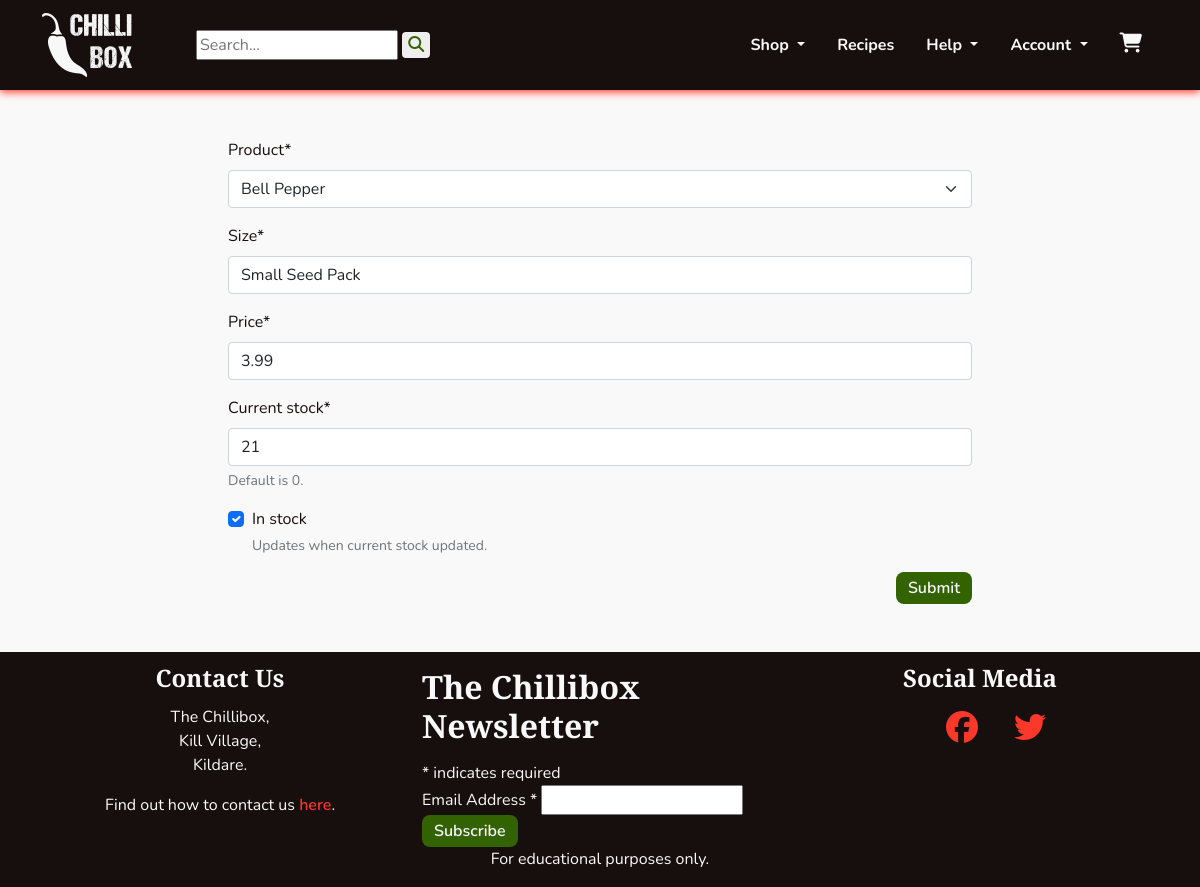
The app's page /management/edit_variant/9 (signed in), older data.
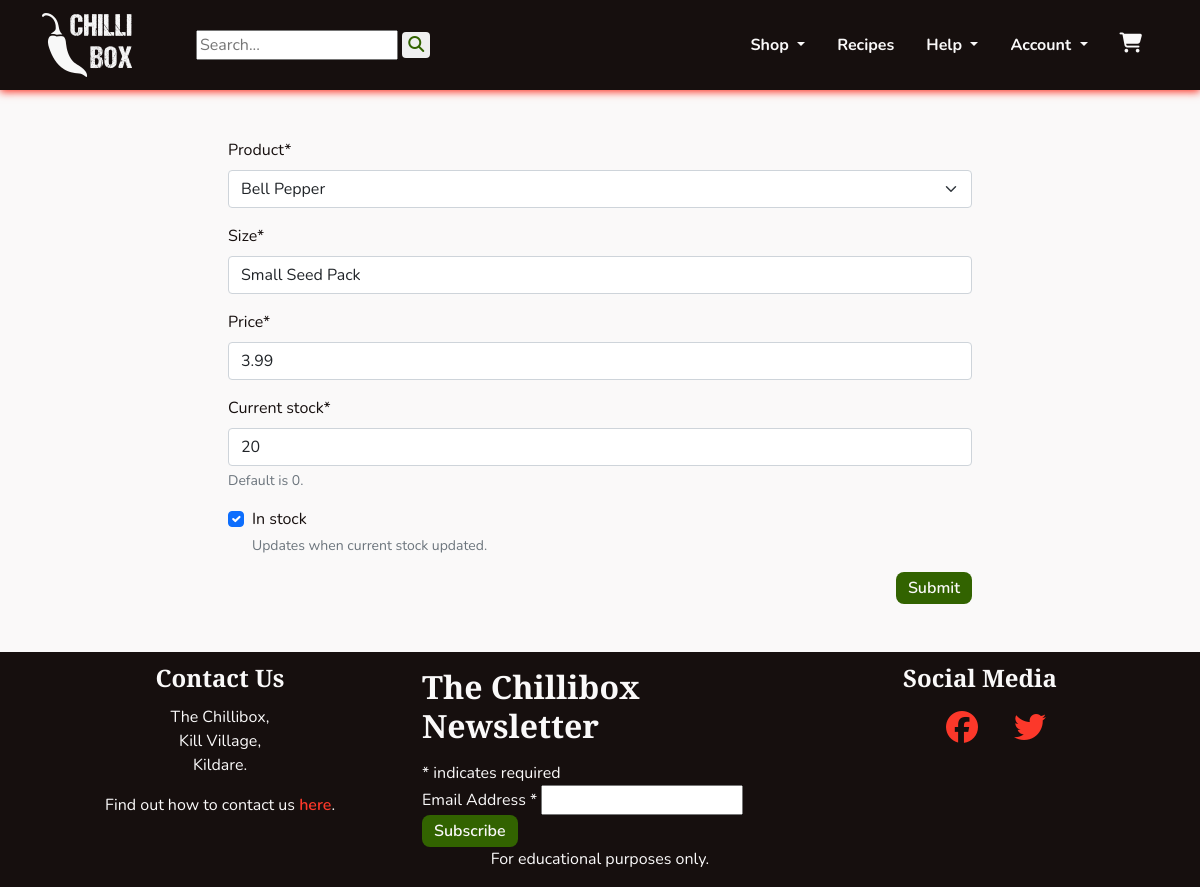
The same page, newer data.
### products/models.py (models this page shows, shortened)
class Variant(models.Model):
    product = models.ForeignKey(Product, on_delete=models.CASCADE,
                                related_name='variants')
    size = models.CharField(max_length=80)
    price = models.DecimalField(max_digits=5, decimal_places=2)
    current_stock = models.PositiveIntegerField(default=0,
                                                help_text='Default is 0.')
    in_stock = models.BooleanField(default=False,
                                   help_text='Updates when current stock \
                                   updated.')
    class Meta:
        verbose_name_plural = 'Variants'

### management/views.py (the view)
# urls.py: path('edit_variant/<pk>', views.EditVariant.as_view(),
class EditVariant(StaffRequiredMixin, SuccessMessageMixin, UpdateView):
    model = Variant
    fields = '__all__'
    template_name = 'management/dashboard_form.html'
    success_url = '/management/'
    success_message = '%(size)s was updated'

### management/mixins.py (called while the page is built)
    def test_func(self):
        return self.request.user.is_staff

### products/models.py (called while the page is built)
    def __str__(self):
        return self.name

### management/templates/management/dashboard_form.html (shortened to what this page needs)
{% extends 'base.html' %}
{% load crispy_forms_tags %}
{% load cloudinary %}
{% block content %}
<section class="container-md mt-5">
    <div class="col-md-8 mx-auto">
        <form enctype="multipart/form-data" method="POST">
            {{ form|crispy}}
            <button class="chilli-btn chilli-go float-end" type="submit">Submit</button>
        </form>
    </div>
</section>
{% endblock %}

### templates/base.html (shortened to what this page needs)
{% load static %}
<!DOCTYPE html>
<html lang="en">
    <head>
        <link href="https://cdn.jsdelivr.net/npm/bootstrap@5.1.3/dist/css/bootstrap.min.css" rel="stylesheet">
        <link href="//cdn-images.mailchimp.com/embedcode/classic-071822.css" rel="stylesheet" type="text/css">
        <link rel="stylesheet" href="{% static 'css/style.css' %}">
    </head>
    <body class="d-flex flex-column h-100">
        {% include 'includes/header.html' %}
        <main class="container-fluid mb-5">
            {% block content %}
            {% endblock content %}
        </main>
        {% include 'includes/footer.html' %}
    </body>
</html>

### templates/includes/header.html (shortened to what this page needs)
{% load static %}
<header>
    <nav id="navbar" class="navbar navbar-expand-lg">
        <div class="container-sm d-flex justify-content-between">
            <a class="navbar-brand" href="{% url 'home:index' %}" aria-label="Go to home page"><img width="90"
                    height="64" src="{% static 'images/chilli-logo-white.png' %}" alt="The Chillibox Logo"></a>
            <form class="ms-md-5" action="{% url 'products:search_results' %}" method="GET">
                <input name="q" type="text" placeholder="Search...">
                <button type="submit" class="chilli-link rounded"><i class="fa-solid fa-magnifying-glass"></i></button>
            </form>
            <div class="collapse navbar-collapse" id="navbarSupportedContent">
                <ul class="navbar-nav ms-auto mb-2 mb-lg-0">
                    <li class="nav-item dropdown">
                        <a class="navbar-links dropdown-toggle" href="#" role="button" data-bs-toggle="dropdown"
                            aria-expanded="false">
                            Shop
                        </a>
                    </li>
                    <li class="nav-item">
                        <a class="navbar-links" href="{% url 'recipes:recipes_list' %}">Recipes</a>
                    </li>
                    <li class="nav-item dropdown">
                        <a class="navbar-links dropdown-toggle" href="#" role="button" data-bs-toggle="dropdown"
                            aria-expanded="false">
                            Help
                        </a>
                    </li>
                    <li class="nav-item dropdown">
                        <a class="navbar-links dropdown-toggle" href="#" role="button" data-bs-toggle="dropdown"
                            aria-expanded="false">
                            Account
                        </a>
                    </li>
                </ul>
                <a class="navbar-links" data-bs-toggle="offcanvas" href="#theCart" role="button"
                    aria-controls="offcanvasExample">
                    <i class="fa-solid fa-cart-shopping big">
                    </i>
                </a>
            </div>
        </div>
    </nav>
</header>

### cart/templates/cart/cart_canvas.html (shortened to what this page needs)
{% load static %}

### templates/includes/footer.html (shortened to what this page needs)
<footer class="footer mt-auto">
    <div class="container-md">
        <div class="row">
            <div class="col-md-4 text-center">
                <h2 class="footer-headings">Contact Us</h2>
                <p>
                    The Chillibox,<br>
                    Kill Village,<br>
                    Kildare.
                </p>
                <p>
                    Find out how to contact us <a class="chilli-link-alt" href="{% url 'home:contact' %}">here</a>.
                </p>
            </div>
            <div class="col-md-4">
                <link href="//cdn-images.mailchimp.com/embedcode/classic-071822.css" rel="stylesheet" type="text/css">
                <div id="mc_embed_signup">
                    <form
                        action="https://gmail.us18.list-manage.com/subscribe/post?u=a555a78c1c0e0713634b8751c&amp;id=1946d67f26&amp;f_id=007527e7f0"
                        method="post" id="mc-embedded-subscribe-form" name="mc-embedded-subscribe-form" class="validate"
                        target="_blank" novalidate>
                        <div id="mc_embed_signup_scroll">
                            <h2>The Chillibox Newsletter</h2>
                            <div class="indicates-required"><span class="asterisk">*</span> indicates required</div>
                            <div class="mc-field-group">
                                <label for="mce-EMAIL">Email Address <span class="asterisk">*</span>
                                </label>
                                <input type="email" value="" name="EMAIL" class="required email" id="mce-EMAIL"
                                    required>
                            </div>
                            <div class="optionalParent">
                                <div>
                                    <input type="submit" value="Subscribe" name="subscribe" id="mc-embedded-subscribe"
                                        class="chilli-btn chilli-go border-0">
                                </div>
                            </div>
                        </div>
                    </form>
                </div>
            </div>
            <div class="col-md-4 text-center">
                <h2 class="footer-headings">Social Media</h2>
                <a class="chilli-link-alt footer-socials" href="https://facebook.com" target="_blank" rel="noopener"
                    aria-label="Find us on Facebook (opens in new tab)"><i class="fa-brands fa-facebook"></i></a>
                <a class="chilli-link-alt footer-socials" href="https://twitter.com" target="_blank" rel="noopener"
                    aria-label="Find us on Twitter (opens in new tab)"><i class="fa-brands fa-twitter"></i></a>
            </div>
        </div>
        <div class="row text-center">
            <p>For educational purposes only.</p>
        </div>
    </div>
</footer>

### static/css/style.css (style rules this page uses)
:root { --site-white: #faf9f9; --site-black: #160f0e; --site-grey: #6b6363; --site-red: #fc382a; --site-dark-red:#bd0000; --site-green: #568729; --site-dark-green: #326300; --site-text-bg: rgba(49, 99, 0, 0.2); --site-car-bg: rgba(245, 241, 238, 0.61); }
html { height: 100%; }
section { max-width: 2550px; }
body { font-family: "Nunito", sans-serif; color: var(--site-black); font-size: 1rem; background: var(--site-white); }
h1, h2, h3, h4 { font-family: "Merriweather Sans", "Nunito", sans-serif; font-weight: 900; margin-top: 0.5em; margin-bottom: 0.5em; }
.big { font-size: 1.25rem; }
button { border: none; }
ul { padding: 0; }
li { list-style: none; }
a { text-decoration: none; }
.navbar-links { cursor: pointer; display: inline-block; padding: 0.25rem 0.5rem; color: var(--site-white); font-weight: 700; margin: 0.5em; transition: all 0.8s linear; }
.chilli-link { font-weight: 600; color: var(--site-dark-green); transition: all 0.2s linear; }
.chilli-link-alt { font-weight: 600; color: var(--site-red); transition: all 0.2s linear; }
.chilli-btn { padding: 0.25em 0.75em; font-weight: 600; color: var(--site-white); background-color: var(--site-black); border-radius: 8px; transition: all 0.2s linear; }
.chilli-go { background-color: var(--site-dark-green); }
#navbar { background-color: var(--site-black); color: var(--site-white); box-shadow: 0 2px 8px 0 var(--site-red); }
select, select option { color: #000000; }
footer { background-color: var(--site-black); color: var(--site-white); }
.footer-headings { font-size: 1.5em; }
.footer-socials { font-size: 2em; padding-left: 1em; }
#mc_embed_signup { clear: left; }

Row changes from the older to the newer data that the page shows:
changed Variant "Bell Pepper": current_stock "21" → "20"
